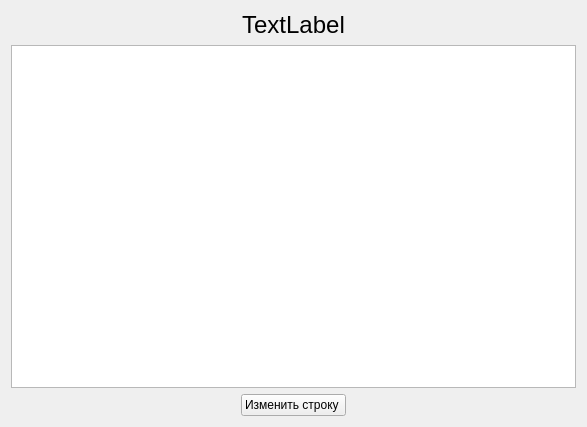
<?xml version="1.0" encoding="UTF-8"?>
<ui version="4.0">
 <class>memoryLwidget</class>
 <widget class="QWidget" name="memoryLwidget">
  <property name="geometry">
   <rect>
    <x>0</x>
    <y>0</y>
    <width>587</width>
    <height>427</height>
   </rect>
  </property>
  <property name="windowTitle">
   <string>Form</string>
  </property>
  <layout class="QVBoxLayout" name="verticalLayout">
   <item>
    <widget class="QLabel" name="titleLabel">
     <property name="font">
      <font>
       <pointsize>18</pointsize>
      </font>
     </property>
     <property name="text">
      <string>TextLabel</string>
     </property>
     <property name="alignment">
      <set>Qt::AlignCenter</set>
     </property>
    </widget>
   </item>
   <item>
    <widget class="QTableWidget" name="bitesTableWidget">
     <property name="editTriggers">
      <set>QAbstractItemView::NoEditTriggers</set>
     </property>
     <property name="selectionMode">
      <enum>QAbstractItemView::SingleSelection</enum>
     </property>
     <property name="selectionBehavior">
      <enum>QAbstractItemView::SelectRows</enum>
     </property>
     <attribute name="horizontalHeaderCascadingSectionResizes">
      <bool>false</bool>
     </attribute>
     <attribute name="verticalHeaderCascadingSectionResizes">
      <bool>false</bool>
     </attribute>
    </widget>
   </item>
   <item>
    <layout class="QHBoxLayout" name="horizontalLayout">
     <item>
      <spacer name="horizontalSpacer">
       <property name="orientation">
        <enum>Qt::Horizontal</enum>
       </property>
       <property name="sizeHint" stdset="0">
        <size>
         <width>40</width>
         <height>20</height>
        </size>
       </property>
      </spacer>
     </item>
     <item>
      <widget class="QPushButton" name="editStringBitesButton">
       <property name="text">
        <string>Изменить строку </string>
       </property>
      </widget>
     </item>
     <item>
      <spacer name="horizontalSpacer_2">
       <property name="orientation">
        <enum>Qt::Horizontal</enum>
       </property>
       <property name="sizeHint" stdset="0">
        <size>
         <width>40</width>
         <height>20</height>
        </size>
       </property>
      </spacer>
     </item>
    </layout>
   </item>
  </layout>
 </widget>
 <resources/>
 <connections/>
</ui>
